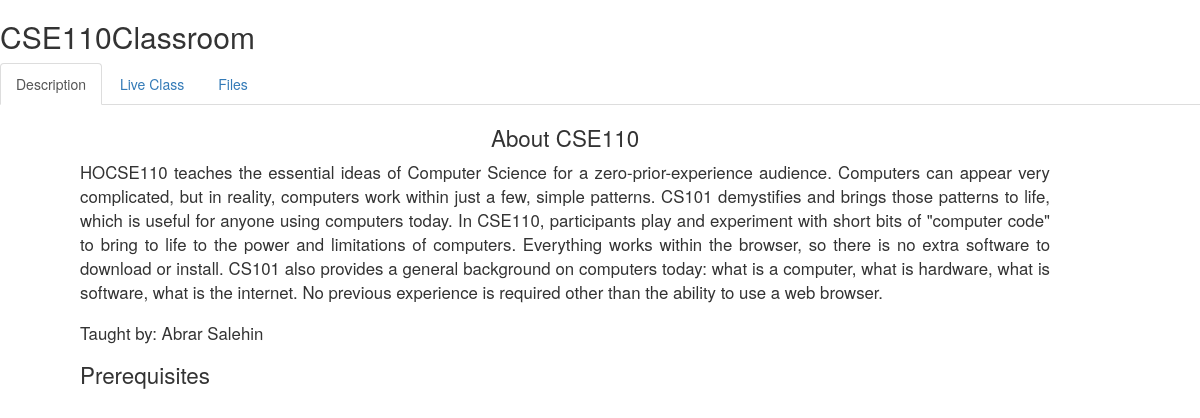
/edusharev1/classroomv2.php?course=CSE110 (signed in), run on the app's committed database.
### tables this page shows
CREATE TABLE `course` (
  `id` int(6) UNSIGNED NOT NULL,
  `name` varchar(6) NOT NULL,
  `description` text NOT NULL,
  `teacher` varchar(100) NOT NULL,
  `coursetype` varchar(3) NOT NULL DEFAULT 'CSE',
  `appointment` varchar(100) NOT NULL,
  `longdes` varchar(1000) NOT NULL,
  `timings` time NOT NULL,
  `startdate` date NOT NULL,
  `enddate` date NOT NULL,
  `schedule` varchar(8) NOT NULL
);

### edusharev1/classroomv2.php (the view, shortened to what this page needs)
<?php
$course = $_GET["course"];
$conn = mysqli_connect("localhost", "root", "", "testsite");
$sql = "SELECT * FROM course";
$result = $conn->query($sql);
if ($result->num_rows > 0) {
    while($row = mysqli_fetch_array($result)) {
        if($_GET["course"]  === $row["name"]){
          $teacher = $row["teacher"];
          $des = $row["longdes"];
        }
    }
}
?>
<!DOCTYPE html>
<html lang="en">
<head>
  <link rel="stylesheet" href="https://maxcdn.bootstrapcdn.com/bootstrap/3.4.0/css/bootstrap.min.css">
</head>
<body>
<h2><?php echo $course; ?>Classroom</h2>
<div class="bs-docs-example">
    <ul id="myTab" class="nav nav-tabs">
        <li class="active"><a href="#cse" data-toggle="tab">Description</a>
        </li>
        <li><a href="#eee" data-toggle="tab">Live Class</a>
        </li>
        <li><a href="#other" data-toggle="tab">Files</a>
        </li>
    </ul>
    <div id="myTabContent" class="tab-content">
        <div class="tab-pane fade in active" id="cse">
<div align="center" id="wrapper">
<h1 style="font-size:160%;">
About <?php echo $course; ?>
</h1>
<p align="justify" style="font-size:120%;">
<?php echo $des; ?>
</p>
<h1 align="left" style="font-size:120%;">
Taught by: <?php echo $teacher; ?>
</h1>
<h1 align="left" style="font-size:160%;">
Prerequisites
</h1>
</div>
        </div>
    </div>
</div>
</body>
</html>

### edusharev1/classroomv2.php (style rules this page uses)
#wrapper { margin-right: 150px; margin-left: 80px; }

### data on the page
course: longdes "HOCSE110 teaches the essential ideas of Computer Science for a zero-prior-experience audience. Computers can appear very complicated, but in reality, computers work within just a few, simple patterns. CS101 demystifies and brings those patterns to life, which is useful for anyone using computers today. In CSE110, participants play and experiment with short bits of \"computer code\" to bring to life to the power and limitations of computers. Everything works within the browser, so there is no extra software to download or install. CS101 also provides a general background on computers today: what is a computer, what is hardware, what is software, what is the internet. No previous experience is…", teacher "Abrar Salehin"

### other printed values
$course "CSE110"
